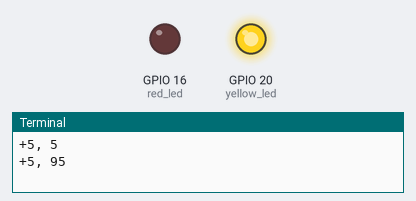
This program was run on a simulated Raspberry Pi (BCM pin numbers). Shown: output pins drawn as LEDs (lit = HIGH), the last lines printed to the terminal.

Above: at 0.05 s.
At 1.05 s:
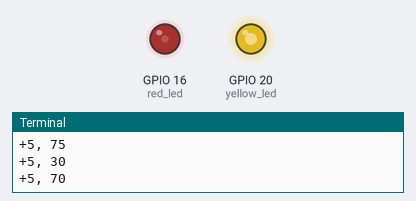
At 2.1 s:
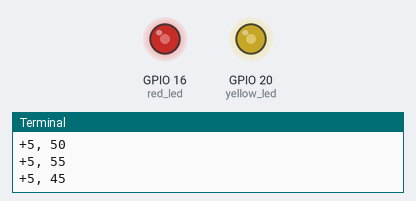
At 4.2 s:
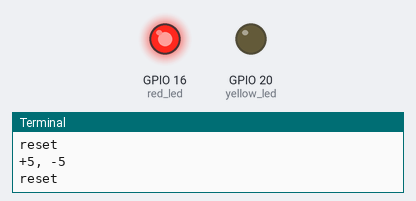
Timing chart, 0 to 5.5 s (numbered marks = the images above):
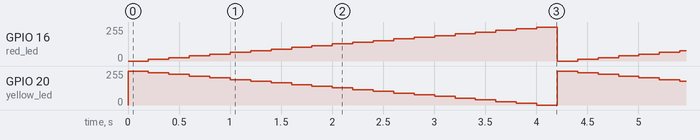

Measured:
- by itself, GPIO 16 (red_led): ramps from 0/255 to 255/255 and jumps back, once every 4.2 s
- by itself, GPIO 20 (yellow_led): ramps from 255/255 to 0/255 and jumps back, once every 4.2 s

The program:

pwm.py
```python
from time import sleep
import RPi.GPIO as GPIO

GPIO.setmode(GPIO.BCM)
GPIO.setup(16, GPIO.OUT)
red_led = GPIO.PWM(16, 50)
red_duty_cycle = 0
red_led.start(red_duty_cycle)

GPIO.setup(20, GPIO.OUT)
yellow_led = GPIO.PWM(20, 50)
yellow_duty_cycle = 100
yellow_led.start(yellow_duty_cycle)


try:
    while True:
        red_duty_cycle += 5
        print("+5, {}".format(red_duty_cycle))
        if red_duty_cycle > 100:
            red_duty_cycle = 0
            print("reset")

        yellow_duty_cycle -= 5
        print("+5, {}".format(yellow_duty_cycle))
        if yellow_duty_cycle < 0:
            yellow_duty_cycle = 100
            print("reset")


        sleep(0.2)
        red_led.ChangeDutyCycle(red_duty_cycle)
        yellow_led.ChangeDutyCycle(yellow_duty_cycle)
except KeyboardInterrupt:
    print("THE END!")

red_led.stop()
GPIO.cleanup()
```
